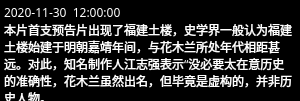
<?xml version="1.0" encoding="UTF-8"?>
<ui version="4.0">
 <class>QPopWindow</class>
 <widget class="QMainWindow" name="QPopWindow">
  <property name="geometry">
   <rect>
    <x>0</x>
    <y>0</y>
    <width>300</width>
    <height>101</height>
   </rect>
  </property>
  <property name="sizePolicy">
   <sizepolicy hsizetype="Fixed" vsizetype="Preferred">
    <horstretch>0</horstretch>
    <verstretch>0</verstretch>
   </sizepolicy>
  </property>
  <property name="windowTitle">
   <string>7x24资讯</string>
  </property>
  <property name="styleSheet">
   <string notr="true">*{
	background-color:drarkgray;
	color:white;
    font-family:Microsoft Yahei;
	font-size:12pt;

}</string>
  </property>
  <widget class="QWidget" name="centralWidget">
   <layout class="QVBoxLayout" name="verticalLayout">
    <property name="leftMargin">
     <number>0</number>
    </property>
    <property name="topMargin">
     <number>0</number>
    </property>
    <property name="rightMargin">
     <number>0</number>
    </property>
    <property name="bottomMargin">
     <number>0</number>
    </property>
    <item>
     <widget class="QTextEdit" name="textEdit">
      <property name="frameShape">
       <enum>QFrame::NoFrame</enum>
      </property>
      <property name="frameShadow">
       <enum>QFrame::Plain</enum>
      </property>
      <property name="verticalScrollBarPolicy">
       <enum>Qt::ScrollBarAlwaysOff</enum>
      </property>
      <property name="horizontalScrollBarPolicy">
       <enum>Qt::ScrollBarAlwaysOff</enum>
      </property>
      <property name="html">
       <string>&lt;!DOCTYPE HTML PUBLIC &quot;-//W3C//DTD HTML 4.0//EN&quot; &quot;http://www.w3.org/TR/REC-html40/strict.dtd&quot;&gt;
&lt;html&gt;&lt;head&gt;&lt;meta name=&quot;qrichtext&quot; content=&quot;1&quot; /&gt;&lt;style type=&quot;text/css&quot;&gt;
p, li { white-space: pre-wrap; }
&lt;/style&gt;&lt;/head&gt;&lt;body style=&quot; font-family:'Microsoft Yahei'; font-size:12pt; font-weight:400; font-style:normal;&quot;&gt;
&lt;p style=&quot; margin-top:0px; margin-bottom:0px; margin-left:0px; margin-right:0px; -qt-block-indent:0; text-indent:0px;&quot;&gt;&lt;span style=&quot; font-family:'SimSun'; font-size:9pt;&quot;&gt;2020-11-30  12:00:00&lt;/span&gt;&lt;/p&gt;
&lt;p style=&quot; margin-top:0px; margin-bottom:0px; margin-left:0px; margin-right:0px; -qt-block-indent:0; text-indent:0px;&quot;&gt;&lt;span style=&quot; font-family:'SimSun'; font-size:9pt;&quot;&gt;本片首支预告片出现了福建土楼，史学界一般认为福建土楼始建于明朝嘉靖年间，与花木兰所处年代相距甚远。对此，知名制作人江志强表示“没必要太在意历史的准确性，花木兰虽然出名，但毕竟是虚构的，并非历史人物。&lt;/span&gt;&lt;/p&gt;&lt;/body&gt;&lt;/html&gt;</string>
      </property>
      <property name="textInteractionFlags">
       <set>Qt::NoTextInteraction</set>
      </property>
     </widget>
    </item>
   </layout>
  </widget>
 </widget>
 <layoutdefault spacing="6" margin="11"/>
 <resources/>
 <connections/>
</ui>
